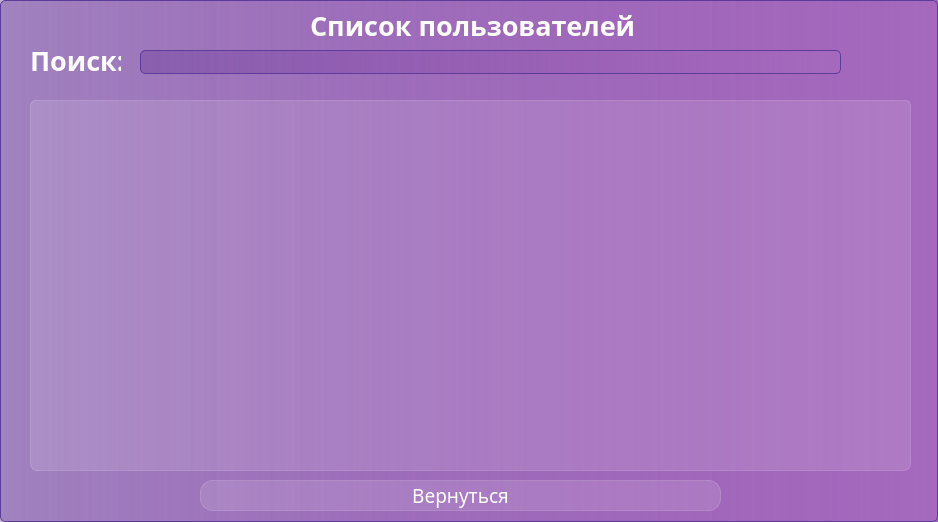
<?xml version="1.0" encoding="UTF-8"?>
<ui version="4.0">
 <class>Persons</class>
 <widget class="QWidget" name="Persons">
  <property name="geometry">
   <rect>
    <x>0</x>
    <y>0</y>
    <width>938</width>
    <height>522</height>
   </rect>
  </property>
  <property name="minimumSize">
   <size>
    <width>938</width>
    <height>522</height>
   </size>
  </property>
  <property name="maximumSize">
   <size>
    <width>938</width>
    <height>522</height>
   </size>
  </property>
  <property name="windowTitle">
   <string>Dialog</string>
  </property>
  <property name="styleSheet">
   <string notr="true">background-color:  qlineargradient( spread:pad,  x1:0, y1:0, x2:1, y2:0,  stop:0 rgba(105, 57, 153, 100),  stop:1 rgba(165, 105, 189, 255));  border: 1px solid #5D3B9B;  border-radius: 5px;
font-family: Everlasting;</string>
  </property>
  <widget class="QLabel" name="label_5">
   <property name="geometry">
    <rect>
     <x>310</x>
     <y>10</y>
     <width>331</width>
     <height>31</height>
    </rect>
   </property>
   <property name="styleSheet">
    <string notr="true">color: white;
font-weight: bold;
border: none;
font-size: 20pt;
background-color: none;</string>
   </property>
   <property name="text">
    <string>Список пользователей</string>
   </property>
  </widget>
  <widget class="QTableView" name="tableView">
   <property name="geometry">
    <rect>
     <x>30</x>
     <y>100</y>
     <width>881</width>
     <height>371</height>
    </rect>
   </property>
   <property name="styleSheet">
    <string notr="true">QTableView {
  background-color: rgba(255, 255, 255, 30);
	border: 1px solid rgba(255, 255, 255, 40);
	border-bottom-right-radius: 7px;
	border-bottom-left-radius: 7px;
}

QTableView::item {
	border: none;
	color: white;
	background-color: rgba(255, 255, 255, 10);
}

QTableView::item:selected {
    background-color: rgba(255, 255, 255, 40); /* Цвет фона для выделенных элементов */
	color: white;
}

QTableView::item:hover {
    background-color: rgba(255,255,255,40); /* Цвет фона при наведении курсора */
}

QHeaderView::section {
	background-color: rgba(255, 255, 255, 60);
	color: white;
	border: none;
	font-size: 14pt;
}
</string>
   </property>
  </widget>
  <widget class="QLabel" name="label_6">
   <property name="geometry">
    <rect>
     <x>30</x>
     <y>50</y>
     <width>91</width>
     <height>21</height>
    </rect>
   </property>
   <property name="styleSheet">
    <string notr="true">color: white;
font-weight: bold;
border: none;
font-size: 20pt;
background-color: none;</string>
   </property>
   <property name="text">
    <string>Поиск:</string>
   </property>
  </widget>
  <widget class="QLineEdit" name="Search">
   <property name="geometry">
    <rect>
     <x>140</x>
     <y>50</y>
     <width>701</width>
     <height>24</height>
    </rect>
   </property>
   <property name="styleSheet">
    <string notr="true">color:white;
padding-left: 10px;</string>
   </property>
  </widget>
  <widget class="QPushButton" name="Return_button_Clicked">
   <property name="geometry">
    <rect>
     <x>200</x>
     <y>480</y>
     <width>521</width>
     <height>31</height>
    </rect>
   </property>
   <property name="styleSheet">
    <string notr="true">QPushButton {
color: white;
background-color: rgba(255,255,255,30);
border: 1px solid rgba(255,255,255,40);
border-radius: 12px;
font-size: 14pt;
} 
QPushButton:hover{
background-color: rgba(255,255,255,40);
}

QPushButton:pressed{
background-color: rgba(255,255,255,70);
}</string>
   </property>
   <property name="text">
    <string>Вернуться</string>
   </property>
  </widget>
 </widget>
 <resources/>
 <connections/>
</ui>
